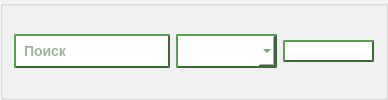
          <widget class="QGroupBox" name="groupBox_2">
           <property name="maximumSize">
            <size>
             <width>16777215</width>
             <height>100</height>
            </size>
           </property>
           <property name="palette">
            <palette>
             <active>
              <colorrole role="Button">
               <brush brushstyle="SolidPattern">
                <color alpha="255">
                 <red>243</red>
                 <green>243</green>
                 <blue>243</blue>
                </color>
               </brush>
              </colorrole>
              <colorrole role="Light">
               <brush brushstyle="SolidPattern">
                <color alpha="255">
                 <red>211</red>
                 <green>215</green>
                 <blue>207</blue>
                </color>
               </brush>
              </colorrole>
              <colorrole role="Mid">
               <brush brushstyle="SolidPattern">
                <color alpha="255">
                 <red>186</red>
                 <green>189</green>
                 <blue>182</blue>
                </color>
               </brush>
              </colorrole>
              <colorrole role="Base">
               <brush brushstyle="SolidPattern">
                <color alpha="255">
                 <red>243</red>
                 <green>243</green>
                 <blue>243</blue>
                </color>
               </brush>
              </colorrole>
              <colorrole role="Window">
               <brush brushstyle="SolidPattern">
                <color alpha="255">
                 <red>243</red>
                 <green>243</green>
                 <blue>243</blue>
                </color>
               </brush>
              </colorrole>
             </active>
             <inactive>
              <colorrole role="Button">
               <brush brushstyle="SolidPattern">
                <color alpha="255">
                 <red>243</red>
                 <green>243</green>
                 <blue>243</blue>
                </color>
               </brush>
              </colorrole>
              <colorrole role="Light">
               <brush brushstyle="SolidPattern">
                <color alpha="255">
                 <red>211</red>
                 <green>215</green>
                 <blue>207</blue>
                </color>
               </brush>
              </colorrole>
              <colorrole role="Mid">
               <brush brushstyle="SolidPattern">
                <color alpha="255">
                 <red>186</red>
                 <green>189</green>
                 <blue>182</blue>
                </color>
               </brush>
              </colorrole>
              <colorrole role="Base">
               <brush brushstyle="SolidPattern">
                <color alpha="255">
                 <red>243</red>
                 <green>243</green>
                 <blue>243</blue>
                </color>
               </brush>
              </colorrole>
              <colorrole role="Window">
               <brush brushstyle="SolidPattern">
                <color alpha="255">
                 <red>243</red>
                 <green>243</green>
                 <blue>243</blue>
                </color>
               </brush>
              </colorrole>
             </inactive>
             <disabled>
              <colorrole role="Button">
               <brush brushstyle="SolidPattern">
                <color alpha="255">
                 <red>243</red>
                 <green>243</green>
                 <blue>243</blue>
                </color>
               </brush>
              </colorrole>
              <colorrole role="Light">
               <brush brushstyle="SolidPattern">
                <color alpha="255">
                 <red>211</red>
                 <green>215</green>
                 <blue>207</blue>
                </color>
               </brush>
              </colorrole>
              <colorrole role="Mid">
               <brush brushstyle="SolidPattern">
                <color alpha="255">
                 <red>186</red>
                 <green>189</green>
                 <blue>182</blue>
                </color>
               </brush>
              </colorrole>
              <colorrole role="Base">
               <brush brushstyle="SolidPattern">
                <color alpha="255">
                 <red>243</red>
                 <green>243</green>
                 <blue>243</blue>
                </color>
               </brush>
              </colorrole>
              <colorrole role="Window">
               <brush brushstyle="SolidPattern">
                <color alpha="255">
                 <red>243</red>
                 <green>243</green>
                 <blue>243</blue>
                </color>
               </brush>
              </colorrole>
             </disabled>
            </palette>
           </property>
           <property name="title">
            <string/>
           </property>
           <layout class="QHBoxLayout" name="horizontalLayout_3">
            <item>
             <widget class="QLineEdit" name="lineEdit_searchUser">
              <property name="minimumSize">
               <size>
                <width>101</width>
                <height>25</height>
               </size>
              </property>
              <property name="palette">
               <palette>
                <active>
                 <colorrole role="WindowText">
                  <brush brushstyle="SolidPattern">
                   <color alpha="255">
                    <red>58</red>
                    <green>107</green>
                    <blue>53</blue>
                   </color>
                  </brush>
                 </colorrole>
                 <colorrole role="Button">
                  <brush brushstyle="SolidPattern">
                   <color alpha="255">
                    <red>255</red>
                    <green>255</green>
                    <blue>255</blue>
                   </color>
                  </brush>
                 </colorrole>
                 <colorrole role="Text">
                  <brush brushstyle="SolidPattern">
                   <color alpha="255">
                    <red>58</red>
                    <green>107</green>
                    <blue>53</blue>
                   </color>
                  </brush>
                 </colorrole>
                 <colorrole role="ButtonText">
                  <brush brushstyle="SolidPattern">
                   <color alpha="255">
                    <red>58</red>
                    <green>107</green>
                    <blue>53</blue>
                   </color>
                  </brush>
                 </colorrole>
                 <colorrole role="Base">
                  <brush brushstyle="SolidPattern">
                   <color alpha="255">
                    <red>255</red>
                    <green>255</green>
                    <blue>255</blue>
                   </color>
                  </brush>
                 </colorrole>
                 <colorrole role="Window">
                  <brush brushstyle="SolidPattern">
                   <color alpha="255">
                    <red>255</red>
                    <green>255</green>
                    <blue>255</blue>
                   </color>
                  </brush>
                 </colorrole>
                 <colorrole role="PlaceholderText">
                  <brush brushstyle="NoBrush">
                   <color alpha="128">
                    <red>58</red>
                    <green>107</green>
                    <blue>53</blue>
                   </color>
                  </brush>
                 </colorrole>
                </active>
                <inactive>
                 <colorrole role="WindowText">
                  <brush brushstyle="SolidPattern">
                   <color alpha="255">
                    <red>58</red>
                    <green>107</green>
                    <blue>53</blue>
                   </color>
                  </brush>
                 </colorrole>
                 <colorrole role="Button">
                  <brush brushstyle="SolidPattern">
                   <color alpha="255">
                    <red>255</red>
                    <green>255</green>
                    <blue>255</blue>
                   </color>
                  </brush>
                 </colorrole>
                 <colorrole role="Text">
                  <brush brushstyle="SolidPattern">
                   <color alpha="255">
                    <red>58</red>
                    <green>107</green>
                    <blue>53</blue>
                   </color>
                  </brush>
                 </colorrole>
                 <colorrole role="ButtonText">
                  <brush brushstyle="SolidPattern">
                   <color alpha="255">
                    <red>58</red>
                    <green>107</green>
                    <blue>53</blue>
                   </color>
                  </brush>
                 </colorrole>
                 <colorrole role="Base">
                  <brush brushstyle="SolidPattern">
                   <color alpha="255">
                    <red>255</red>
                    <green>255</green>
                    <blue>255</blue>
                   </color>
                  </brush>
                 </colorrole>
                 <colorrole role="Window">
                  <brush brushstyle="SolidPattern">
                   <color alpha="255">
                    <red>255</red>
                    <green>255</green>
                    <blue>255</blue>
                   </color>
                  </brush>
                 </colorrole>
                 <colorrole role="PlaceholderText">
                  <brush brushstyle="NoBrush">
                   <color alpha="128">
                    <red>58</red>
                    <green>107</green>
                    <blue>53</blue>
                   </color>
                  </brush>
                 </colorrole>
                </inactive>
                <disabled>
                 <colorrole role="WindowText">
                  <brush brushstyle="SolidPattern">
                   <color alpha="255">
                    <red>58</red>
                    <green>107</green>
                    <blue>53</blue>
                   </color>
                  </brush>
                 </colorrole>
                 <colorrole role="Button">
                  <brush brushstyle="SolidPattern">
                   <color alpha="255">
                    <red>255</red>
                    <green>255</green>
                    <blue>255</blue>
                   </color>
                  </brush>
                 </colorrole>
                 <colorrole role="Text">
                  <brush brushstyle="SolidPattern">
                   <color alpha="255">
                    <red>58</red>
                    <green>107</green>
                    <blue>53</blue>
                   </color>
                  </brush>
                 </colorrole>
                 <colorrole role="ButtonText">
                  <brush brushstyle="SolidPattern">
                   <color alpha="255">
                    <red>58</red>
                    <green>107</green>
                    <blue>53</blue>
                   </color>
                  </brush>
                 </colorrole>
                 <colorrole role="Base">
                  <brush brushstyle="SolidPattern">
                   <color alpha="255">
                    <red>255</red>
                    <green>255</green>
                    <blue>255</blue>
                   </color>
                  </brush>
                 </colorrole>
                 <colorrole role="Window">
                  <brush brushstyle="SolidPattern">
                   <color alpha="255">
                    <red>255</red>
                    <green>255</green>
                    <blue>255</blue>
                   </color>
                  </brush>
                 </colorrole>
                 <colorrole role="PlaceholderText">
                  <brush brushstyle="NoBrush">
                   <color alpha="128">
                    <red>58</red>
                    <green>107</green>
                    <blue>53</blue>
                   </color>
                  </brush>
                 </colorrole>
                </disabled>
               </palette>
              </property>
              <property name="styleSheet">
               <string notr="true">background-color: rgb(255, 255, 255);
	 border-style: outset;
    color: #3A6B35;
     border-width: 2px;
     border-color: #3A6B35;
     font: bold 14px;
     min-width: 5em;
	min-height: 0.5em;
     padding: 6px;</string>
              </property>
              <property name="maxLength">
               <number>32765</number>
              </property>
              <property name="cursorPosition">
               <number>0</number>
              </property>
              <property name="placeholderText">
               <string>Поиск</string>
              </property>
             </widget>
            </item>
            <item>
             <widget class="QComboBox" name="comboBox">
              <property name="minimumSize">
               <size>
                <width>101</width>
                <height>25</height>
               </size>
              </property>
              <property name="maximumSize">
               <size>
                <width>30</width>
                <height>16777215</height>
               </size>
              </property>
              <property name="palette">
               <palette>
                <active>
                 <colorrole role="WindowText">
                  <brush brushstyle="SolidPattern">
                   <color alpha="255">
                    <red>58</red>
                    <green>107</green>
                    <blue>53</blue>
                   </color>
                  </brush>
                 </colorrole>
                 <colorrole role="Button">
                  <brush brushstyle="SolidPattern">
                   <color alpha="255">
                    <red>255</red>
                    <green>255</green>
                    <blue>255</blue>
                   </color>
                  </brush>
                 </colorrole>
                 <colorrole role="Text">
                  <brush brushstyle="SolidPattern">
                   <color alpha="255">
                    <red>58</red>
                    <green>107</green>
                    <blue>53</blue>
                   </color>
                  </brush>
                 </colorrole>
                 <colorrole role="ButtonText">
                  <brush brushstyle="SolidPattern">
                   <color alpha="255">
                    <red>58</red>
                    <green>107</green>
                    <blue>53</blue>
                   </color>
                  </brush>
                 </colorrole>
                 <colorrole role="Base">
                  <brush brushstyle="SolidPattern">
                   <color alpha="255">
                    <red>255</red>
                    <green>255</green>
                    <blue>255</blue>
                   </color>
                  </brush>
                 </colorrole>
                 <colorrole role="Window">
                  <brush brushstyle="SolidPattern">
                   <color alpha="255">
                    <red>255</red>
                    <green>255</green>
                    <blue>255</blue>
                   </color>
                  </brush>
                 </colorrole>
                 <colorrole role="Shadow">
                  <brush brushstyle="SolidPattern">
                   <color alpha="255">
                    <red>0</red>
                    <green>0</green>
                    <blue>0</blue>
                   </color>
                  </brush>
                 </colorrole>
                 <colorrole role="PlaceholderText">
                  <brush brushstyle="NoBrush">
                   <color alpha="128">
                    <red>58</red>
                    <green>107</green>
                    <blue>53</blue>
                   </color>
                  </brush>
                 </colorrole>
                </active>
                <inactive>
                 <colorrole role="WindowText">
                  <brush brushstyle="SolidPattern">
                   <color alpha="255">
                    <red>58</red>
                    <green>107</green>
                    <blue>53</blue>
                   </color>
                  </brush>
                 </colorrole>
                 <colorrole role="Button">
                  <brush brushstyle="SolidPattern">
                   <color alpha="255">
                    <red>255</red>
                    <green>255</green>
                    <blue>255</blue>
                   </color>
                  </brush>
                 </colorrole>
                 <colorrole role="Text">
                  <brush brushstyle="SolidPattern">
                   <color alpha="255">
                    <red>58</red>
                    <green>107</green>
                    <blue>53</blue>
                   </color>
                  </brush>
                 </colorrole>
                 <colorrole role="ButtonText">
                  <brush brushstyle="SolidPattern">
                   <color alpha="255">
                    <red>58</red>
                    <green>107</green>
                    <blue>53</blue>
                   </color>
                  </brush>
                 </colorrole>
                 <colorrole role="Base">
                  <brush brushstyle="SolidPattern">
                   <color alpha="255">
                    <red>255</red>
                    <green>255</green>
                    <blue>255</blue>
                   </color>
                  </brush>
                 </colorrole>
                 <colorrole role="Window">
                  <brush brushstyle="SolidPattern">
                   <color alpha="255">
                    <red>255</red>
                    <green>255</green>
                    <blue>255</blue>
                   </color>
                  </brush>
                 </colorrole>
                 <colorrole role="Shadow">
                  <brush brushstyle="SolidPattern">
                   <color alpha="255">
                    <red>0</red>
                    <green>0</green>
                    <blue>0</blue>
                   </color>
                  </brush>
                 </colorrole>
                 <colorrole role="PlaceholderText">
                  <brush brushstyle="NoBrush">
                   <color alpha="128">
                    <red>58</red>
                    <green>107</green>
                    <blue>53</blue>
                   </color>
                  </brush>
                 </colorrole>
                </inactive>
                <disabled>
                 <colorrole role="WindowText">
                  <brush brushstyle="SolidPattern">
                   <color alpha="255">
                    <red>58</red>
                    <green>107</green>
                    <blue>53</blue>
                   </color>
                  </brush>
                 </colorrole>
                 <colorrole role="Button">
                  <brush brushstyle="SolidPattern">
                   <color alpha="255">
                    <red>255</red>
                    <green>255</green>
                    <blue>255</blue>
                   </color>
                  </brush>
                 </colorrole>
                 <colorrole role="Text">
                  <brush brushstyle="SolidPattern">
                   <color alpha="255">
                    <red>58</red>
                    <green>107</green>
                    <blue>53</blue>
                   </color>
                  </brush>
                 </colorrole>
                 <colorrole role="ButtonText">
                  <brush brushstyle="SolidPattern">
                   <color alpha="255">
                    <red>58</red>
                    <green>107</green>
                    <blue>53</blue>
                   </color>
                  </brush>
                 </colorrole>
                 <colorrole role="Base">
                  <brush brushstyle="SolidPattern">
                   <color alpha="255">
                    <red>255</red>
                    <green>255</green>
                    <blue>255</blue>
                   </color>
                  </brush>
                 </colorrole>
                 <colorrole role="Window">
                  <brush brushstyle="SolidPattern">
                   <color alpha="255">
                    <red>255</red>
                    <green>255</green>
                    <blue>255</blue>
                   </color>
                  </brush>
                 </colorrole>
                 <colorrole role="Shadow">
                  <brush brushstyle="SolidPattern">
                   <color alpha="255">
                    <red>0</red>
                    <green>0</green>
                    <blue>0</blue>
                   </color>
                  </brush>
                 </colorrole>
                 <colorrole role="PlaceholderText">
                  <brush brushstyle="NoBrush">
                   <color alpha="128">
                    <red>58</red>
                    <green>107</green>
                    <blue>53</blue>
                   </color>
                  </brush>
                 </colorrole>
                </disabled>
               </palette>
              </property>
              <property name="whatsThis">
               <string>&lt;html&gt;&lt;head/&gt;&lt;body&gt;&lt;p&gt;Люди&amp;amp;Чаты&lt;/p&gt;&lt;/body&gt;&lt;/html&gt;</string>
              </property>
              <property name="styleSheet">
               <string notr="true">background-color: rgb(255, 255, 255);
	 border-style: outset;
    color: #3A6B35;
     border-width: 2px;
     border-color: #3A6B35;
     font: bold 14px;
     min-width: 5em;
	min-height: 0.5em;
     padding: 6px;</string>
              </property>
              <property name="iconSize">
               <size>
                <width>80</width>
                <height>20</height>
               </size>
              </property>
              <item>
               <property name="text">
                <string/>
               </property>
               <property name="icon">
                <iconset theme="people" resource="Images.qrc">
                 <normaloff>:/icons/people.png</normaloff>:/icons/people.png</iconset>
               </property>
              </item>
              <item>
               <property name="text">
                <string/>
               </property>
               <property name="icon">
                <iconset theme="chats" resource="Images.qrc">
                 <normaloff>:/icons/chats.png</normaloff>:/icons/chats.png</iconset>
               </property>
              </item>
             </widget>
            </item>
            <item>
             <widget class="QPushButton" name="pushButton_createChat">
              <property name="minimumSize">
               <size>
                <width>91</width>
                <height>15</height>
               </size>
              </property>
              <property name="maximumSize">
               <size>
                <width>30</width>
                <height>16777215</height>
               </size>
              </property>
              <property name="palette">
               <palette>
                <active>
                 <colorrole role="WindowText">
                  <brush brushstyle="SolidPattern">
                   <color alpha="255">
                    <red>58</red>
                    <green>107</green>
                    <blue>53</blue>
                   </color>
                  </brush>
                 </colorrole>
                 <colorrole role="Button">
                  <brush brushstyle="SolidPattern">
                   <color alpha="255">
                    <red>255</red>
                    <green>255</green>
                    <blue>255</blue>
                   </color>
                  </brush>
                 </colorrole>
                 <colorrole role="Text">
                  <brush brushstyle="SolidPattern">
                   <color alpha="255">
                    <red>58</red>
                    <green>107</green>
                    <blue>53</blue>
                   </color>
                  </brush>
                 </colorrole>
                 <colorrole role="ButtonText">
                  <brush brushstyle="SolidPattern">
                   <color alpha="255">
                    <red>58</red>
                    <green>107</green>
                    <blue>53</blue>
                   </color>
                  </brush>
                 </colorrole>
                 <colorrole role="Base">
                  <brush brushstyle="SolidPattern">
                   <color alpha="255">
                    <red>255</red>
                    <green>255</green>
                    <blue>255</blue>
                   </color>
                  </brush>
                 </colorrole>
                 <colorrole role="Window">
                  <brush brushstyle="SolidPattern">
                   <color alpha="255">
                    <red>255</red>
                    <green>255</green>
                    <blue>255</blue>
                   </color>
                  </brush>
                 </colorrole>
                 <colorrole role="PlaceholderText">
                  <brush brushstyle="NoBrush">
                   <color alpha="128">
                    <red>58</red>
                    <green>107</green>
                    <blue>53</blue>
                   </color>
                  </brush>
                 </colorrole>
                </active>
                <inactive>
                 <colorrole role="WindowText">
                  <brush brushstyle="SolidPattern">
                   <color alpha="255">
                    <red>58</red>
                    <green>107</green>
                    <blue>53</blue>
                   </color>
                  </brush>
                 </colorrole>
                 <colorrole role="Button">
                  <brush brushstyle="SolidPattern">
                   <color alpha="255">
                    <red>255</red>
                    <green>255</green>
                    <blue>255</blue>
                   </color>
                  </brush>
                 </colorrole>
                 <colorrole role="Text">
                  <brush brushstyle="SolidPattern">
                   <color alpha="255">
                    <red>58</red>
                    <green>107</green>
                    <blue>53</blue>
                   </color>
                  </brush>
                 </colorrole>
                 <colorrole role="ButtonText">
                  <brush brushstyle="SolidPattern">
                   <color alpha="255">
                    <red>58</red>
                    <green>107</green>
                    <blue>53</blue>
                   </color>
                  </brush>
                 </colorrole>
                 <colorrole role="Base">
                  <brush brushstyle="SolidPattern">
                   <color alpha="255">
                    <red>255</red>
                    <green>255</green>
                    <blue>255</blue>
                   </color>
                  </brush>
                 </colorrole>
                 <colorrole role="Window">
                  <brush brushstyle="SolidPattern">
                   <color alpha="255">
                    <red>255</red>
                    <green>255</green>
                    <blue>255</blue>
                   </color>
                  </brush>
                 </colorrole>
                 <colorrole role="PlaceholderText">
                  <brush brushstyle="NoBrush">
                   <color alpha="128">
                    <red>58</red>
                    <green>107</green>
                    <blue>53</blue>
                   </color>
                  </brush>
                 </colorrole>
                </inactive>
                <disabled>
                 <colorrole role="WindowText">
                  <brush brushstyle="SolidPattern">
                   <color alpha="255">
                    <red>58</red>
                    <green>107</green>
                    <blue>53</blue>
                   </color>
                  </brush>
                 </colorrole>
                 <colorrole role="Button">
                  <brush brushstyle="SolidPattern">
                   <color alpha="255">
                    <red>255</red>
                    <green>255</green>
                    <blue>255</blue>
                   </color>
                  </brush>
                 </colorrole>
                 <colorrole role="Text">
                  <brush brushstyle="SolidPattern">
                   <color alpha="255">
                    <red>58</red>
                    <green>107</green>
                    <blue>53</blue>
                   </color>
                  </brush>
                 </colorrole>
                 <colorrole role="ButtonText">
                  <brush brushstyle="SolidPattern">
                   <color alpha="255">
                    <red>58</red>
                    <green>107</green>
                    <blue>53</blue>
                   </color>
                  </brush>
                 </colorrole>
                 <colorrole role="Base">
                  <brush brushstyle="SolidPattern">
                   <color alpha="255">
                    <red>255</red>
                    <green>255</green>
                    <blue>255</blue>
                   </color>
                  </brush>
                 </colorrole>
                 <colorrole role="Window">
                  <brush brushstyle="SolidPattern">
                   <color alpha="255">
                    <red>255</red>
                    <green>255</green>
                    <blue>255</blue>
                   </color>
                  </brush>
                 </colorrole>
                 <colorrole role="PlaceholderText">
                  <brush brushstyle="NoBrush">
                   <color alpha="128">
                    <red>58</red>
                    <green>107</green>
                    <blue>53</blue>
                   </color>
                  </brush>
                 </colorrole>
                </disabled>
               </palette>
              </property>
              <property name="whatsThis">
               <string>&lt;html&gt;&lt;head/&gt;&lt;body&gt;&lt;p&gt;Создать чат&lt;/p&gt;&lt;/body&gt;&lt;/html&gt;</string>
              </property>
              <property name="styleSheet">
               <string notr="true">background-color: rgb(255, 255, 255);
	 border-style: outset;
    color: #3A6B35;
     border-width: 2px;
     border-color: #3A6B35;
     font: bold 14px;
     min-width: 5em;
     min-height: 0.5em;
     padding: 1px;
</string>
              </property>
              <property name="text">
               <string/>
              </property>
              <property name="icon">
               <iconset resource="Images.qrc">
                <normaloff>:/icons/newChat.png</normaloff>:/icons/newChat.png</iconset>
              </property>
              <property name="iconSize">
               <size>
                <width>30</width>
                <height>25</height>
               </size>
              </property>
             </widget>
            </item>
           </layout>
          </widget>
